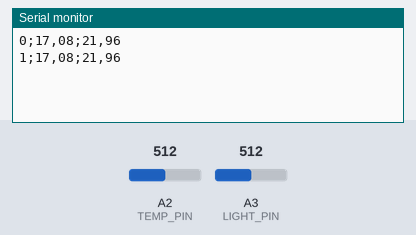
Bench run of a sketch on a simulated Arduino Uno, built with avr-gcc and run on an emulated ATmega328P. On the bench: the last lines printed to the serial monitor. The inputs (shaded band) are chosen by the test bench; at power-on: A3 (LIGHT_PIN) = 512, A2 (TEMP_PIN) = 512. Storage starts empty.

Above: at 1.8 s.
1.9 s: A3 (LIGHT_PIN) set to 0
At 2.4 s:
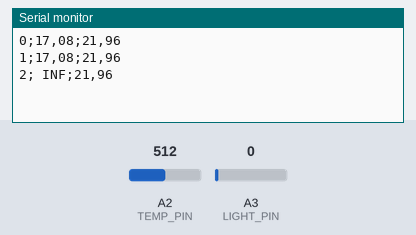
4.5 s: A2 (TEMP_PIN) set to 716
At 5.8 s:
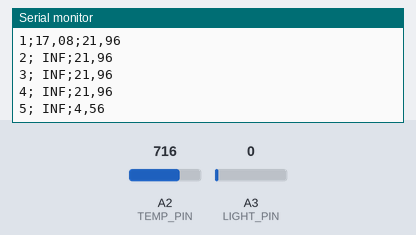
6.0 s: A3 (LIGHT_PIN) set to 122
At 6.9 s:
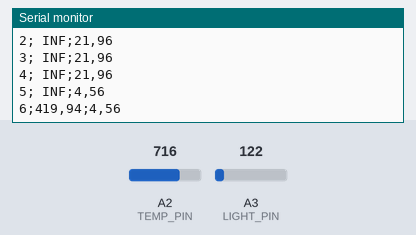
7.5 s: A2 (TEMP_PIN) set to 900
At 8.6 s:
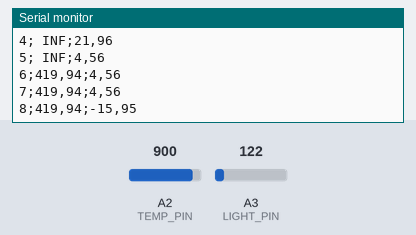
Timing chart, 0 to 10.0 s (numbered marks = the images above; inputs shaded):
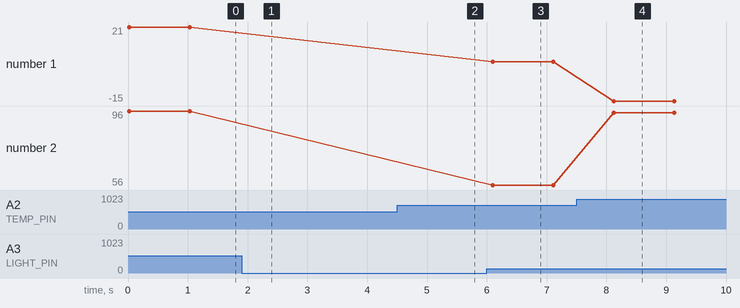

The sketch:

temp_light.ino
```cpp
#include <SPI.h>
#include <SD.h>
#include <math.h>


#define LIGHT_PIN A3
#define TEMP_PIN  A2
#define CS        8

float r_light, light, v_temp, temp;
String data;

void setup() {
  Serial.begin(9600);

  if (!SD.begin(CS)) {
    Serial.println("Cannot initialize SD port");
    return;
  }
}

void loop() {
  r_light = 10.0 / (1023.0 / analogRead(LIGHT_PIN) - 1.0);
  light = 10.0 * pow(14.0 / r_light, 1.6);
  v_temp = 1023.0 / analogRead(TEMP_PIN) - 1.0;
  temp = 1.0 / (-log(v_temp) / 3977.0 + 1.0 / 295.0) - 273.0;

  data = String(millis() / 1000) + ";" + String(light) + ";" + String(temp);

  data.replace(".", ",");
  Serial.println(data);

  File logF = SD.open("log.csv", FILE_WRITE);
  logF.println(data);
  logF.close();

  delay(1000);
}
```

Measured:
- after the input at 1.9 s, the serial monitor: prints a new line after 0.15 s (image 1)
- after the input at 4.5 s, the serial monitor: prints a new line after 0.58 s (image 2)
- after the input at 6.0 s, the serial monitor: prints a new line after 0.10 s (image 3)
- after the input at 7.5 s, the serial monitor: prints a new line after 0.62 s (image 4)
- plotted number 1: 4 → -15 after the input at 7.5 s
- plotted number 2: 56 → 95 after the input at 7.5 s
